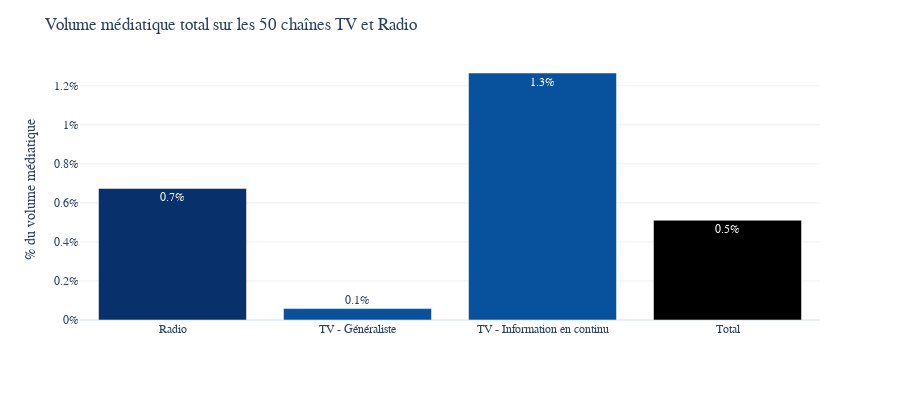

Source (notebook cell):
### Code cell
fig = px.bar(media_time.reset_index(),x = "index",y = "media_part",height = 400,text_auto = ".1%")
fig.update_layout(yaxis_tickformat='0%',
                  title = "Volume médiatique total sur les 50 chaînes TV et Radio",
                  font_family="Poppins",yaxis_title="% du volume médiatique",xaxis_title = "")
fig.update_traces(marker_color=[COLOR_RADIO,COLOR_TV,COLOR_TV])
fig

### Figure 1 — Plotly figure (JSON) as saved in the notebook; plotly's stock layout.template omitted (floating-point values rounded to 4 significant figures)
{"data": [{"alignmentgroup": "True", "hovertemplate": "index=%{x}<br>media_part=%{y}<extra></extra>", "legendgroup": "", "marker": {"color": ["#08306b", "#08519c", "#08519c"], "pattern": {"shape": ""}}, "name": "", "offsetgroup": "", "orientation": "v", "showlegend": false, "textposition": "auto", "texttemplate": "%{y:.1%}", "x": ["Radio", "TV - Généraliste", "TV - Information en continu", "Total"], "xaxis": "x", "y": [0.006741, 0.0005848, 0.01265, 0.005111], "yaxis": "y", "type": "bar"}], "layout": {"xaxis": {"anchor": "y", "domain": [0, 1], "title": {"text": ""}}, "yaxis": {"anchor": "x", "domain": [0, 1], "title": {"text": "% du volume médiatique"}, "tickformat": "0%"}, "legend": {"tracegroupgap": 0}, "margin": {"t": 60}, "barmode": "relative", "height": 400, "font": {"family": "Poppins"}, "title": {"text": "Volume médiatique total sur les 50 chaînes TV et Radio"}}}
